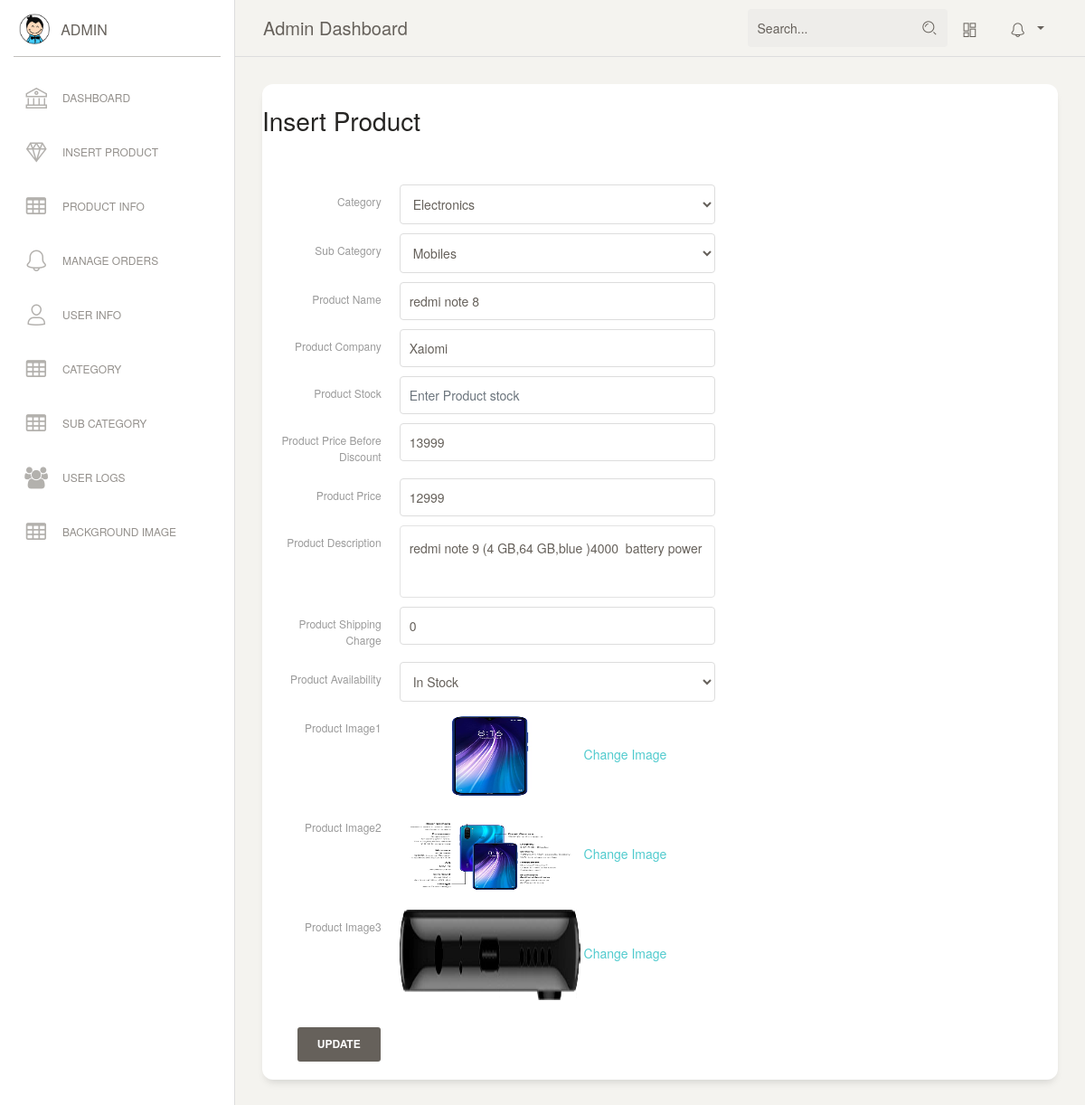
Screenshot of /admin/edit_products.php?id=1 (signed in) with the database file from the repository.
### tables this page shows
CREATE TABLE `products` (
  `id` int(11) NOT NULL,
  `category` int(11) NOT NULL,
  `subCategory` int(11) DEFAULT NULL,
  `productName` varchar(255) DEFAULT NULL,
  `productCompany` varchar(255) DEFAULT NULL,
  `productPrice` int(11) DEFAULT NULL,
  `productPriceBeforeDiscount` int(11) DEFAULT NULL,
  `productDescription` longtext DEFAULT NULL,
  `productImage1` varchar(255) DEFAULT NULL,
  `productImage2` varchar(255) DEFAULT NULL,
  `productImage3` varchar(255) DEFAULT NULL,
  `shippingCharge` int(11) DEFAULT NULL,
  `productAvailability` varchar(255) DEFAULT NULL,
  `postingDate` timestamp NULL DEFAULT current_timestamp(),
  `updationDate` varchar(255) DEFAULT NULL,
  `size` varchar(100) NOT NULL,
  `jeanssize` varchar(100) NOT NULL
);

CREATE TABLE `category` (
  `id` int(11) NOT NULL,
  `categoryName` varchar(255) DEFAULT NULL,
  `categoryDescription` longtext DEFAULT NULL,
  `creationDate` timestamp NOT NULL DEFAULT current_timestamp(),
  `updationDate` varchar(255) DEFAULT NULL
);

CREATE TABLE `subcategory` (
  `id` int(11) NOT NULL,
  `categoryid` int(11) DEFAULT NULL,
  `subcategory` varchar(255) DEFAULT NULL,
  `creationDate` timestamp NULL DEFAULT current_timestamp(),
  `updationDate` varchar(255) DEFAULT NULL
);

### admin/edit_products.php (the view, shortened to what this page needs)
<?php
include('include/config.php');
if(strlen($_SESSION['alogin'])==0)
  {
header('location:index.php');
}
else{
  $pid=intval($_GET['id']);
?>
<!DOCTYPE html>
<html lang="en">
<head>
  <?php  include"css.php" ?>
</head>
<body class="">
<?php include"include/slidebar.php" ?>
    <?php include"include/nav.php";?>
  <div class="content">
        <div class="row">
          <div class="col-lg-12 col-md-24 col-sm-24">
            <div class="card card-stats">
              <div class="module-head"><br>
                <h3>Insert Product</h3>
              <div class="module-body">
                  <br />
      <form class="form-horizontal row-fluid" name="insertproduct" method="post" enctype="multipart/form-data">
<?php
$query=mysqli_query($con,"select products.*,category.categoryName as catname,category.id as cid,subcategory.subcategory as subcatname,subcategory.id as subcatid from products join category on category.id=products.category join subcategory on subcategory.id=products.subCategory where products.id='$pid'");
while($row=mysqli_fetch_array($query))
{
?>
  <div class="form-group row">
<label class="col-sm-2 col-form-label" for="basicinput">Category</label>
<div class="col-sm-5">
<select name="category" class="form-control" onChange="getSubcat(this.value);"  required>
<option value="<?php echo htmlentities($row['cid']);?>"><?php echo htmlentities($row['catname']);?></option>
<?php $query=mysqli_query($con,"select * from category");
  ?>
</select>
</div>
</div>
  <div class="form-group row">
<label class="col-sm-2 col-form-label" for="basicinput">Sub Category</label>
<div class="col-sm-5">
<select   name="subcategory"  id="subcategory" class="form-control" required>
<option value="<?php echo htmlentities($row['subcatid']);?>"><?php echo htmlentities($row['subcatname']);?></option>
</select>
</div>
</div>
  <div class="form-group row">
<label class="col-sm-2 col-form-label" for="basicinput">Product Name</label>
<div class="col-sm-5">
<input type="text"    name="productName"  placeholder="Enter Product Name" value="<?php echo htmlentities($row['productName']);?>"class="form-control">
</div>
</div>
  <div class="form-group row">
<label class="col-sm-2 col-form-label" for="basicinput">Product Company</label>
<div class="col-sm-5">
<input type="text"    name="productCompany"  placeholder="Enter Product Comapny Name" value="<?php echo htmlentities($row['productCompany']);?>" class="form-control" required>
</div>
</div>
 <div class="form-group row">
<label class="col-sm-2 col-form-label" for="basicinput">Product Stock</label>
<div class="col-sm-5">
<input type="number"    name="stock"  placeholder="Enter Product stock" value="<?php echo htmlentities($row['stock']);?>" class="form-control" required>
</div>
</div>
  <div class="form-group row">
<label class="col-sm-2 col-form-label" for="basicinput">Product Price Before Discount</label>
<div class="col-sm-5">
<input type="text"    name="productpricebd"  placeholder="Enter Product Price" value="<?php echo htmlentities($row['productPriceBeforeDiscount']);?>"  class="form-control" required>
</div>
</div>
<div class="form-group row">
<label class="col-sm-2 col-form-label" for="basicinput">Product Price</label>
<div class="col-sm-5">
<input type="text"    name="productprice"  placeholder="Enter Product Price" value="<?php echo htmlentities($row['productPrice']);?>"class="form-control"required>
</div>
</div>
  <div class="form-group row">
<label class="col-sm-2 col-form-label" for="basicinput">Product Description</label>
<div class="col-sm-5">
<textarea  name="productDescription"  placeholder="Enter Product Description" rows="6" class="form-control">
<?php echo htmlentities($row['productDescription']);?>
</textarea>
</div>
</div>
  <div class="form-group row">
<label class="col-sm-2 col-form-label" for="basicinput">Product Shipping Charge</label>
<div class="col-sm-5">
<input type="text"    name="productShippingcharge"  placeholder="Enter Product Shipping Charge" value="<?php echo htmlentities($row['shippingCharge']);?>" class="form-control"required>
</div>
</div>
  <div class="form-group row">
<label class="col-sm-2 col-form-label" for="basicinput">Product Availability</label>
<div class="col-sm-5">
<select   name="productAvailability"  id="productAvailability" class="form-control"required>
<option value="<?php echo htmlentities($row['productAvailability']);?>"><?php echo htmlentities($row['productAvailability']);?></option>
</select>
</div>
</div>
  <div class="form-group row">
<label class="col-sm-2 col-form-label" for="basicinput">Product Image1</label>
<div class="col-sm-5">
<img src="image/<?php echo htmlentities($pid);?>/<?php echo htmlentities($row['productImage1']);?>" width="200" height="100"> <a href="update-image1.php?id=<?php echo $row['id'];?>">Change Image</a>
</div>
</div>
  <div class="form-group row">
<label class="col-sm-2 col-form-label" for="basicinput">Product Image2</label>
<div class="col-sm-5">
<img src="image/<?php echo htmlentities($pid);?>/<?php echo htmlentities($row['productImage2']);?>" width="200" height="100"> <a href="update-image2.php?id=<?php echo $row['id'];?>">Change Image</a>
</div>
</div>
  <div class="form-group row">
<label class="col-sm-2 col-form-label" for="basicinput">Product Image3</label>
<div class="col-sm-5">
<img src="image/<?php echo htmlentities($pid);?>/<?php echo htmlentities($row['productImage3']);?>" width="200" height="100"> <a href="update-image3.php?id=<?php echo $row['id'];?>">Change Image</a>
</div>
</div>
<?php } ?>
  <div class="form-group row">
                      <div class="col-sm-2 col-form-label">
                        <button type="submit" name="submit" class="btn">Update</button>
                      </div>
                    </div>
                  </form>
              </div>
            </div>
            </div>
        </div>
    </div>
</div>
</body>
</html>
<?php } ?>

### rows the page displays
products: category "Electronics", subcategory "Mobiles", productName "redmi note 8", productCompany "Xaiomi", productpricebd "13999", productprice "12999", productDescription "redmi note 9 (4 GB,64 GB,blue )4000 battery power", productShippingcharge "0", productAvailability "In Stock", productImage1 (picture), productImage2 (picture), productImage3 (picture)
